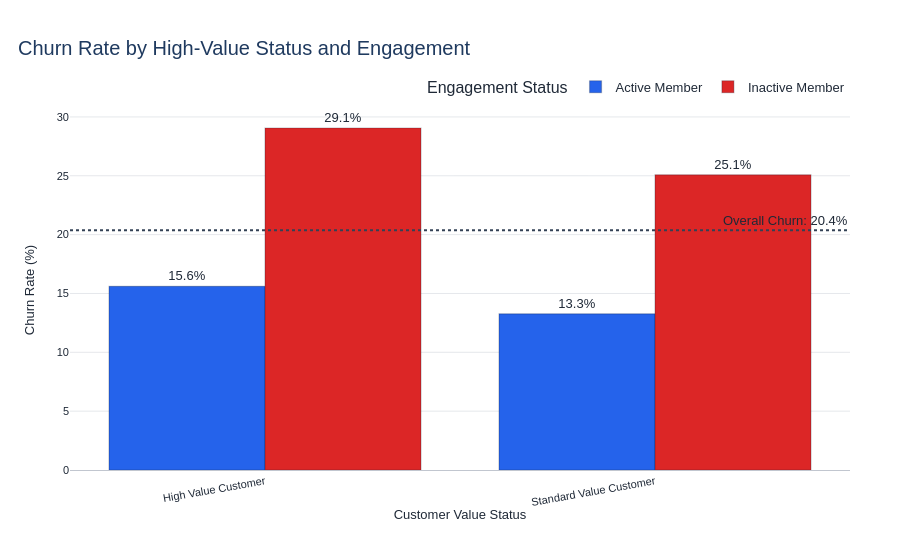

The notebook cell this image was saved under:
### Markdown cell above
### Plotly Grouped Bar Chart - High Value Customer Status and Engagement Churn

### Code cell
# Step 9N Upgrade: Premium Plotly Chart - High Value Customer Status and Engagement Churn

# -----------------------------
# 1. Create High-Value + Engagement Churn Analysis
# -----------------------------

high_balance_engagement_plot = (
    df.groupby(["High_Value_Customer_Status", "Engagement_Status"])
    .agg(
        Customer_Count=("CustomerId", "count"),
        Churned_Customers=("Exited", "sum"),
        Retained_Customers=("Exited", lambda x: (x == 0).sum()),
        Avg_Balance=("Balance", "mean"),
        Avg_Retention_Strength_Score=("Retention_Strength_Score", "mean"),
        Avg_Relationship_Strength=("Relationship_Strength_Index", "mean"),
        Avg_Num_Products=("NumOfProducts", "mean")
    )
    .reset_index()
)

high_balance_engagement_plot["Churn_Rate"] = (
    high_balance_engagement_plot["Churned_Customers"] /
    high_balance_engagement_plot["Customer_Count"] * 100
).round(2)

high_balance_engagement_plot["Retention_Rate"] = (
    high_balance_engagement_plot["Retained_Customers"] /
    high_balance_engagement_plot["Customer_Count"] * 100
).round(2)

for col in [
    "Avg_Balance",
    "Avg_Retention_Strength_Score",
    "Avg_Relationship_Strength",
    "Avg_Num_Products"
]:
    high_balance_engagement_plot[col] = high_balance_engagement_plot[col].round(2)

# -----------------------------
# 2. Safe Ordering
# -----------------------------

value_status_order = [
    "High Value Customer",
    "Standard Value Customer"
]

engagement_order = [
    "Active Member",
    "Inactive Member"
]

available_value_order = [
    status for status in value_status_order
    if status in high_balance_engagement_plot["High_Value_Customer_Status"].unique()
]

available_engagement_order = [
    status for status in engagement_order
    if status in high_balance_engagement_plot["Engagement_Status"].unique()
]

high_balance_engagement_plot["High_Value_Customer_Status"] = pd.Categorical(
    high_balance_engagement_plot["High_Value_Customer_Status"],
    categories=available_value_order,
    ordered=True
)

high_balance_engagement_plot["Engagement_Status"] = pd.Categorical(
    high_balance_engagement_plot["Engagement_Status"],
    categories=available_engagement_order,
    ordered=True
)

high_balance_engagement_plot = high_balance_engagement_plot.sort_values(
    ["High_Value_Customer_Status", "Engagement_Status"]
).reset_index(drop=True)

overall_churn_rate = round(df["Exited"].mean() * 100, 2)

# -----------------------------
# 3. Premium Different Color System
# -----------------------------

engagement_colors = {
    "Active Member": "#2563EB",
    "Inactive Member": "#DC2626"
}

# -----------------------------
# 4. Interactive Grouped Bar Chart
# -----------------------------

fig = px.bar(
    high_balance_engagement_plot,
    x="High_Value_Customer_Status",
    y="Churn_Rate",
    color="Engagement_Status",
    barmode="group",
    text="Churn_Rate",
    color_discrete_map=engagement_colors,
    custom_data=[
        "Customer_Count",
        "Churned_Customers",
        "Retained_Customers",
        "Retention_Rate",
        "Avg_Balance",
        "Avg_Retention_Strength_Score",
        "Avg_Relationship_Strength",
        "Avg_Num_Products"
    ]
)

fig.update_traces(
    texttemplate="%{text:.1f}%",
    textposition="outside",
    marker_line_color="rgba(15, 23, 42, 0.25)",
    marker_line_width=1.2,
    hovertemplate=(
        "<b>Value Segment:</b> %{x}<br>"
        "<b>Engagement Status:</b> %{fullData.name}<br>"
        "<b>Churn Rate:</b> %{y:.2f}%<br>"
        "<b>Retention Rate:</b> %{customdata[3]:.2f}%<br>"
        "<b>Customer Count:</b> %{customdata[0]:,.0f}<br>"
        "<b>Churned Customers:</b> %{customdata[1]:,.0f}<br>"
        "<b>Retained Customers:</b> %{customdata[2]:,.0f}<br>"
        "<b>Avg Balance:</b> %{customdata[4]:,.2f}<br>"
        "<b>Avg Retention Score:</b> %{customdata[5]:.2f}<br>"
        "<b>Avg Relationship Strength:</b> %{customdata[6]:.2f}<br>"
        "<b>Avg Products:</b> %{customdata[7]:.2f}"
        "<extra></extra>"
    )
)

fig.add_hline(
    y=overall_churn_rate,
    line_dash="dot",
    line_color="#334155",
    annotation_text=f"Overall Churn: {overall_churn_rate:.1f}%",
    annotation_position="top right"
)

fig = apply_premium_plotly_layout(
    fig,
    title="Churn Rate by High-Value Status and Engagement",
    x_title="Customer Value Status",
    y_title="Churn Rate (%)",
    height=560,
    showlegend=True,
    x_tickangle=-10
)

fig.update_layout(
    legend=dict(
        title="Engagement Status",
        orientation="h",
        yanchor="bottom",
        y=1.02,
        xanchor="right",
        x=1
    ),
    margin=dict(l=70, r=50, t=110, b=90)
)

fig.show()

high_balance_engagement_plot

### Figure 1 — Plotly figure (JSON) as saved in the notebook; plotly's stock layout.template omitted (floating-point values rounded to 4 significant figures)
{"data": [{"alignmentgroup": "True", "customdata": [[2197.0, 343.0, 1854.0, 84.39, 107500.0, 80.09, 81.47, 1.47], [2954.0, 392.0, 2562.0, 86.73, 52350.0, 70.43, 77.28, 1.58]], "hovertemplate": "<b>Value Segment:</b> %{x}<br><b>Engagement Status:</b> %{fullData.name}<br><b>Churn Rate:</b> %{y:.2f}%<br><b>Retention Rate:</b> %{customdata[3]:.2f}%<br><b>Customer Count:</b> %{customdata[0]:,.0f}<br><b>Churned Customers:</b> %{customdata[1]:,.0f}<br><b>Retained Customers:</b> %{customdata[2]:,.0f}<br><b>Avg Balance:</b> %{customdata[4]:,.2f}<br><b>Avg Retention Score:</b> %{customdata[5]:.2f}<br><b>Avg Relationship Strength:</b> %{customdata[6]:.2f}<br><b>Avg Products:</b> %{customdata[7]:.2f}<extra></extra>", "legendgroup": "Active Member", "marker": {"color": "#2563EB", "line": {"color": "rgba(15, 23, 42, 0.25)", "width": 1.2}, "pattern": {"shape": ""}}, "name": "Active Member", "offsetgroup": "Active Member", "orientation": "v", "showlegend": true, "text": [15.61, 13.27], "textposition": "outside", "texttemplate": "%{text:.1f}%", "type": "bar", "x": ["High Value Customer", "Standard Value Customer"], "xaxis": "x", "y": [15.61, 13.27], "yaxis": "y"}, {"alignmentgroup": "True", "customdata": [[2154.0, 626.0, 1528.0, 70.94, 108100.0, 45.15, 51.63, 1.47], [2695.0, 676.0, 2019.0, 74.92, 52350.0, 35.25, 46.74, 1.57]], "hovertemplate": "<b>Value Segment:</b> %{x}<br><b>Engagement Status:</b> %{fullData.name}<br><b>Churn Rate:</b> %{y:.2f}%<br><b>Retention Rate:</b> %{customdata[3]:.2f}%<br><b>Customer Count:</b> %{customdata[0]:,.0f}<br><b>Churned Customers:</b> %{customdata[1]:,.0f}<br><b>Retained Customers:</b> %{customdata[2]:,.0f}<br><b>Avg Balance:</b> %{customdata[4]:,.2f}<br><b>Avg Retention Score:</b> %{customdata[5]:.2f}<br><b>Avg Relationship Strength:</b> %{customdata[6]:.2f}<br><b>Avg Products:</b> %{customdata[7]:.2f}<extra></extra>", "legendgroup": "Inactive Member", "marker": {"color": "#DC2626", "line": {"color": "rgba(15, 23, 42, 0.25)", "width": 1.2}, "pattern": {"shape": ""}}, "name": "Inactive Member", "offsetgroup": "Inactive Member", "orientation": "v", "showlegend": true, "text": [29.06, 25.08], "textposition": "outside", "texttemplate": "%{text:.1f}%", "type": "bar", "x": ["High Value Customer", "Standard Value Customer"], "xaxis": "x", "y": [29.06, 25.08], "yaxis": "y"}], "layout": {"annotations": [{"showarrow": false, "text": "Overall Churn: 20.4%", "x": 1, "xanchor": "right", "xref": "x domain", "y": 20.37, "yanchor": "bottom", "yref": "y"}], "barmode": "group", "height": 560, "legend": {"orientation": "h", "title": {"text": "Engagement Status"}, "tracegroupgap": 0, "x": 1, "xanchor": "right", "y": 1.02, "yanchor": "bottom"}, "margin": {"b": 90, "l": 70, "r": 50, "t": 110}, "shapes": [{"line": {"color": "#334155", "dash": "dot"}, "type": "line", "x0": 0, "x1": 1, "xref": "x domain", "y0": 20.37, "y1": 20.37, "yref": "y"}], "showlegend": true, "title": {"text": "Churn Rate by High-Value Status and Engagement"}, "uniformtext": {"minsize": 10, "mode": "hide"}, "xaxis": {"anchor": "y", "domain": [0, 1], "linecolor": "rgba(79, 93, 117, 0.35)", "linewidth": 1, "showline": true, "tickangle": -10, "title": {"text": "Customer Value Status"}}, "yaxis": {"anchor": "x", "domain": [0, 1], "showline": false, "title": {"text": "Churn Rate (%)"}}}}
